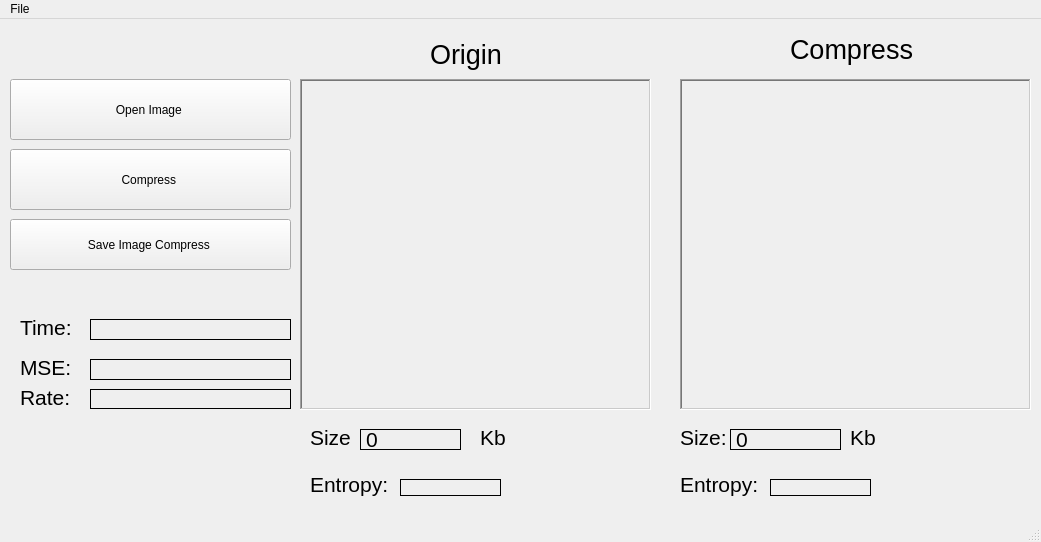
<?xml version="1.0" encoding="UTF-8"?>
<ui version="4.0">
 <class>MainWindow</class>
 <widget class="QMainWindow" name="MainWindow">
  <property name="geometry">
   <rect>
    <x>0</x>
    <y>0</y>
    <width>1041</width>
    <height>542</height>
   </rect>
  </property>
  <property name="windowTitle">
   <string>MainWindow</string>
  </property>
  <widget class="QWidget" name="centralwidget">
   <widget class="QPushButton" name="pushButton">
    <property name="geometry">
     <rect>
      <x>10</x>
      <y>60</y>
      <width>281</width>
      <height>61</height>
     </rect>
    </property>
    <property name="text">
     <string>Open Image </string>
    </property>
   </widget>
   <widget class="QPushButton" name="pushButton_2">
    <property name="geometry">
     <rect>
      <x>10</x>
      <y>130</y>
      <width>281</width>
      <height>61</height>
     </rect>
    </property>
    <property name="text">
     <string>Compress </string>
    </property>
   </widget>
   <widget class="QLabel" name="label_3">
    <property name="geometry">
     <rect>
      <x>310</x>
      <y>410</y>
      <width>41</width>
      <height>17</height>
     </rect>
    </property>
    <property name="font">
     <font>
      <pointsize>16</pointsize>
     </font>
    </property>
    <property name="text">
     <string>Size: </string>
    </property>
   </widget>
   <widget class="QLabel" name="label_4">
    <property name="geometry">
     <rect>
      <x>680</x>
      <y>410</y>
      <width>67</width>
      <height>17</height>
     </rect>
    </property>
    <property name="font">
     <font>
      <pointsize>16</pointsize>
     </font>
    </property>
    <property name="text">
     <string>Size: </string>
    </property>
   </widget>
   <widget class="QLabel" name="originLabel">
    <property name="geometry">
     <rect>
      <x>430</x>
      <y>10</y>
      <width>101</width>
      <height>51</height>
     </rect>
    </property>
    <property name="font">
     <font>
      <pointsize>20</pointsize>
     </font>
    </property>
    <property name="text">
     <string>Origin </string>
    </property>
   </widget>
   <widget class="QLabel" name="compressLabel">
    <property name="geometry">
     <rect>
      <x>790</x>
      <y>10</y>
      <width>141</width>
      <height>41</height>
     </rect>
    </property>
    <property name="font">
     <font>
      <pointsize>20</pointsize>
     </font>
    </property>
    <property name="text">
     <string>Compress</string>
    </property>
   </widget>
   <widget class="QLabel" name="origin_display">
    <property name="geometry">
     <rect>
      <x>300</x>
      <y>60</y>
      <width>351</width>
      <height>331</height>
     </rect>
    </property>
    <property name="autoFillBackground">
     <bool>true</bool>
    </property>
    <property name="frameShape">
     <enum>QFrame::WinPanel</enum>
    </property>
    <property name="frameShadow">
     <enum>QFrame::Sunken</enum>
    </property>
    <property name="text">
     <string/>
    </property>
   </widget>
   <widget class="QLabel" name="compress_display">
    <property name="geometry">
     <rect>
      <x>680</x>
      <y>60</y>
      <width>351</width>
      <height>331</height>
     </rect>
    </property>
    <property name="frameShape">
     <enum>QFrame::WinPanel</enum>
    </property>
    <property name="frameShadow">
     <enum>QFrame::Sunken</enum>
    </property>
    <property name="text">
     <string/>
    </property>
   </widget>
   <widget class="QLabel" name="originSize">
    <property name="geometry">
     <rect>
      <x>360</x>
      <y>410</y>
      <width>101</width>
      <height>21</height>
     </rect>
    </property>
    <property name="font">
     <font>
      <pointsize>16</pointsize>
     </font>
    </property>
    <property name="frameShape">
     <enum>QFrame::Box</enum>
    </property>
    <property name="text">
     <string>0</string>
    </property>
   </widget>
   <widget class="QLabel" name="label">
    <property name="geometry">
     <rect>
      <x>730</x>
      <y>410</y>
      <width>111</width>
      <height>21</height>
     </rect>
    </property>
    <property name="font">
     <font>
      <pointsize>16</pointsize>
     </font>
    </property>
    <property name="frameShape">
     <enum>QFrame::Box</enum>
    </property>
    <property name="text">
     <string>0</string>
    </property>
   </widget>
   <widget class="QLabel" name="label_2">
    <property name="geometry">
     <rect>
      <x>480</x>
      <y>410</y>
      <width>67</width>
      <height>16</height>
     </rect>
    </property>
    <property name="font">
     <font>
      <pointsize>16</pointsize>
     </font>
    </property>
    <property name="text">
     <string>Kb</string>
    </property>
   </widget>
   <widget class="QLabel" name="label_6">
    <property name="geometry">
     <rect>
      <x>850</x>
      <y>410</y>
      <width>67</width>
      <height>17</height>
     </rect>
    </property>
    <property name="font">
     <font>
      <pointsize>16</pointsize>
     </font>
    </property>
    <property name="text">
     <string>Kb</string>
    </property>
   </widget>
   <widget class="QPushButton" name="pushButton_3">
    <property name="geometry">
     <rect>
      <x>10</x>
      <y>200</y>
      <width>281</width>
      <height>51</height>
     </rect>
    </property>
    <property name="text">
     <string>Save Image Compress </string>
    </property>
   </widget>
   <widget class="QLabel" name="label_7">
    <property name="geometry">
     <rect>
      <x>20</x>
      <y>300</y>
      <width>67</width>
      <height>17</height>
     </rect>
    </property>
    <property name="font">
     <font>
      <pointsize>16</pointsize>
     </font>
    </property>
    <property name="text">
     <string>Time: </string>
    </property>
   </widget>
   <widget class="QLabel" name="label_8">
    <property name="geometry">
     <rect>
      <x>90</x>
      <y>300</y>
      <width>201</width>
      <height>21</height>
     </rect>
    </property>
    <property name="font">
     <font>
      <pointsize>16</pointsize>
     </font>
    </property>
    <property name="frameShape">
     <enum>QFrame::Box</enum>
    </property>
    <property name="text">
     <string/>
    </property>
   </widget>
   <widget class="QLabel" name="label_9">
    <property name="geometry">
     <rect>
      <x>20</x>
      <y>340</y>
      <width>67</width>
      <height>17</height>
     </rect>
    </property>
    <property name="font">
     <font>
      <pointsize>16</pointsize>
     </font>
    </property>
    <property name="text">
     <string>MSE:</string>
    </property>
   </widget>
   <widget class="QLabel" name="label_10">
    <property name="geometry">
     <rect>
      <x>90</x>
      <y>340</y>
      <width>201</width>
      <height>21</height>
     </rect>
    </property>
    <property name="font">
     <font>
      <pointsize>16</pointsize>
     </font>
    </property>
    <property name="frameShape">
     <enum>QFrame::Box</enum>
    </property>
    <property name="text">
     <string/>
    </property>
   </widget>
   <widget class="QLabel" name="label_11">
    <property name="geometry">
     <rect>
      <x>20</x>
      <y>370</y>
      <width>67</width>
      <height>17</height>
     </rect>
    </property>
    <property name="font">
     <font>
      <pointsize>16</pointsize>
     </font>
    </property>
    <property name="text">
     <string>Rate:</string>
    </property>
   </widget>
   <widget class="QLabel" name="label_12">
    <property name="geometry">
     <rect>
      <x>90</x>
      <y>370</y>
      <width>201</width>
      <height>20</height>
     </rect>
    </property>
    <property name="font">
     <font>
      <pointsize>16</pointsize>
     </font>
    </property>
    <property name="frameShape">
     <enum>QFrame::Box</enum>
    </property>
    <property name="text">
     <string/>
    </property>
   </widget>
   <widget class="QLabel" name="label_5">
    <property name="geometry">
     <rect>
      <x>310</x>
      <y>450</y>
      <width>81</width>
      <height>31</height>
     </rect>
    </property>
    <property name="font">
     <font>
      <pointsize>16</pointsize>
     </font>
    </property>
    <property name="text">
     <string>Entropy:</string>
    </property>
   </widget>
   <widget class="QLabel" name="label_13">
    <property name="geometry">
     <rect>
      <x>400</x>
      <y>460</y>
      <width>101</width>
      <height>17</height>
     </rect>
    </property>
    <property name="font">
     <font>
      <pointsize>16</pointsize>
     </font>
    </property>
    <property name="frameShape">
     <enum>QFrame::Box</enum>
    </property>
    <property name="text">
     <string/>
    </property>
   </widget>
   <widget class="QLabel" name="label_14">
    <property name="geometry">
     <rect>
      <x>680</x>
      <y>450</y>
      <width>91</width>
      <height>31</height>
     </rect>
    </property>
    <property name="font">
     <font>
      <pointsize>16</pointsize>
     </font>
    </property>
    <property name="text">
     <string>Entropy: </string>
    </property>
   </widget>
   <widget class="QLabel" name="label_15">
    <property name="geometry">
     <rect>
      <x>770</x>
      <y>460</y>
      <width>101</width>
      <height>17</height>
     </rect>
    </property>
    <property name="font">
     <font>
      <pointsize>16</pointsize>
     </font>
    </property>
    <property name="frameShape">
     <enum>QFrame::Box</enum>
    </property>
    <property name="text">
     <string/>
    </property>
   </widget>
  </widget>
  <widget class="QStatusBar" name="statusbar"/>
  <widget class="QMenuBar" name="menuBar">
   <property name="geometry">
    <rect>
     <x>0</x>
     <y>0</y>
     <width>1041</width>
     <height>22</height>
    </rect>
   </property>
   <widget class="QMenu" name="menuFile">
    <property name="title">
     <string>File</string>
    </property>
   </widget>
   <addaction name="menuFile"/>
  </widget>
 </widget>
 <resources/>
 <connections/>
</ui>
